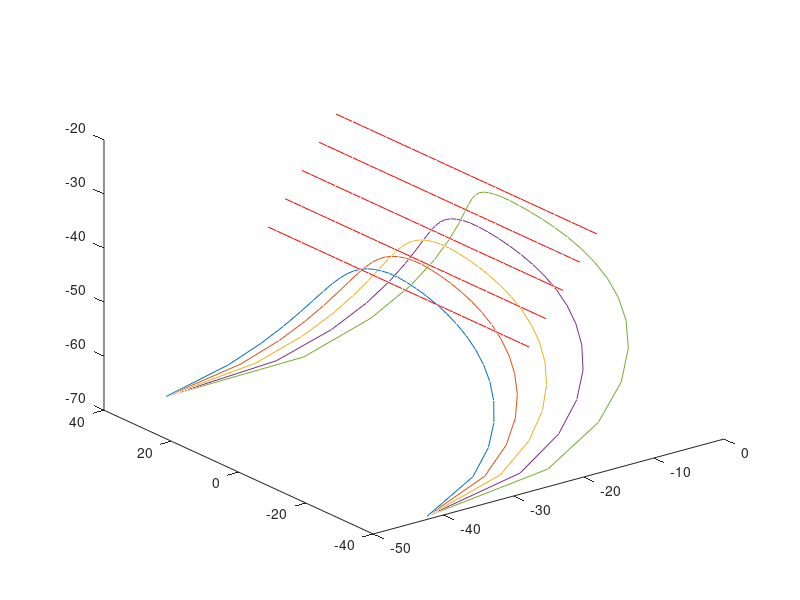

Recreate this plot in MATLAB.
clear
Lh=83;
h=70;
yuliu=3;
for zcwz=30:5:50
y=-37.5:2.5:-2.5;
x=-sqrt(40^2-y.^2);
x=[-yuliu,x];                                                                                                                                                                                                                                                                                                                                                                                                                                                                                                                                   
l=x-(-Lh);
k=Lh-yuliu-zcwz;
yo=-k*h/(Lh-yuliu);
xo=-sqrt(k^2-yo^2)+x(1);
d=sqrt((xo-x).^2+yo^2);
xx=(xo-x).*(l-d)./d+xo;
yy=yo.*(l-d)./d+yo;
xx2=xx(length(xx):-1:1);
yy2=yy(length(yy):-1:1);
xx1=[xx,xx2];
yy1=[yy,yy2];
zz=-38.75:2.5:38.75;
xo1=xo*ones(size(zz));
yo1=yo*ones(size(zz));
plot3(xo1,zz,yo1,'r');
hold on;
plot3(xx1,zz,yy1);
hold on
end
